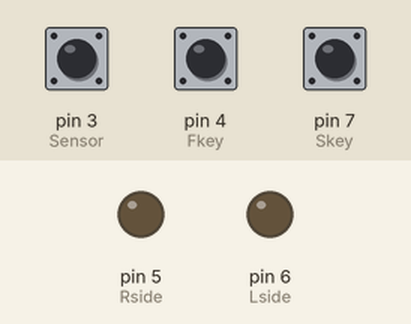
The sketch below on a simulated Arduino Uno, built with avr-gcc and run on an emulated ATmega328P. Shown: output pins drawn as LEDs (lit = HIGH). Inputs (shaded band) come from the test bench; at power-on: pin 3 (Sensor) HIGH, pin 7 (Skey) LOW, pin 4 (Fkey) LOW.

Above: at 1.2 s.
1.3 s: pin 3 (Sensor) pulsed LOW 2 times (0.12 s each, 0.3 s apart)
At 2.47 s:
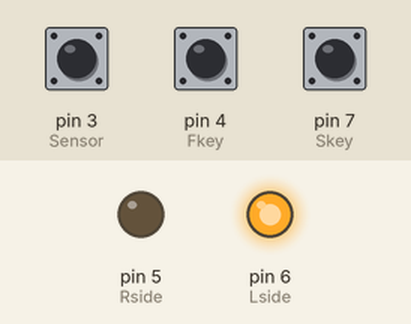
4.0 s: pin 3 (Sensor) pulsed LOW 5 times (0.12 s each, 0.3 s apart)
At 6.4 s:
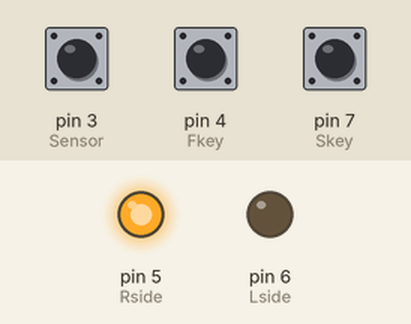
7.0 s: pin 7 (Skey) pulled HIGH for 0.15 s
At 8.5 s:
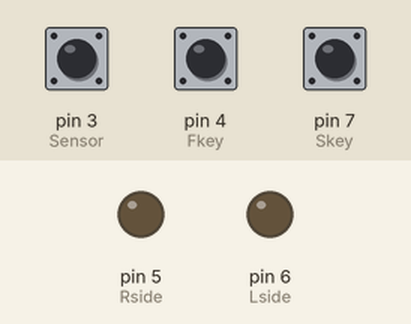
Timing chart, 0 to 10.0 s (numbered marks = the images above; inputs shaded):
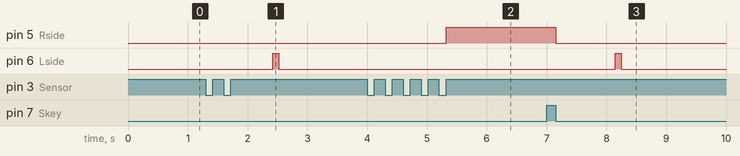

The sketch:

sketch_jul21a.ino
```cpp
int a = digitalRead(7);
void setup() {
  pinMode(4, INPUT);//Fkey
  pinMode(7, INPUT);//Skey
  pinMode(3, INPUT);//Sensor
  pinMode(6, OUTPUT);//Lside(or r)
  pinMode(5, OUTPUT);//Rside(or L)


}
bool IsFirstTime = true;
bool IsChecked = false;
void asd(){

 if(digitalRead(3)==0){

  digitalWrite(6, HIGH);
  digitalWrite(5, LOW);


  IsFirstTime = false;
  }
//  else if (digitalRead (3) != 0 ){
//
//    digitalWrite(6, LOW);
//    digitalWrite(5, HIGH);
//
//
//  }
   else if(a != 0 && digitalRead(3)!=0 && !IsFirstTime) {
    digitalWrite(6, LOW);
    digitalWrite(5, HIGH);


  }
  else if (a == 0 && digitalRead(3)!=0 && !IsFirstTime ){
    if (IsChecked ){

      IsChecked = false;
      }
    else{
    digitalWrite(6, LOW);
    digitalWrite(5, LOW);
    delay(1000);
    digitalWrite(6, HIGH);
    delay(100);
    digitalWrite(6, LOW);


    IsFirstTime = true;
    IsChecked= true;
    }
  }


}


void abc(){
  if (digitalRead(3) == 0){
  while(digitalRead(4) == 0 && digitalRead(3) == 0){
  digitalWrite(6 , LOW);
  digitalWrite(5 , LOW);

  if(digitalRead (3) != 0){
    abd();
    break;
  }}

}
}
void abd (){
  while(digitalRead (3) != 0){
   digitalWrite(6 , LOW);
   digitalWrite(5 , HIGH);
  if (digitalRead(7) == 0){
    endd();
    break;
  }
  }
  }

void endd(){

  digitalWrite(6 , LOW);
  digitalWrite(5 , LOW);
  IsFirstTime = true;

}
void loop() {
    if (IsChecked){
      if (digitalRead(7)== 0 ){
        a = 1;
        }
       else {

        a = 0;
        }
      }

      else {
        a= digitalRead (7);

        }

    asd();
    abc();


}
```

Measured:
- after the input at 1.3 s, pin 6 (Lside): LOW → HIGH after 1.1 s, → LOW 0.10 s later
- after the input at 4.0 s, pin 5 (Rside): LOW → HIGH after 1.3 s
- after the input at 7.0 s, pin 5 (Rside): HIGH → LOW after 0.15 s; pin 6 (Lside): LOW → HIGH after 1.2 s, → LOW 0.10 s later
